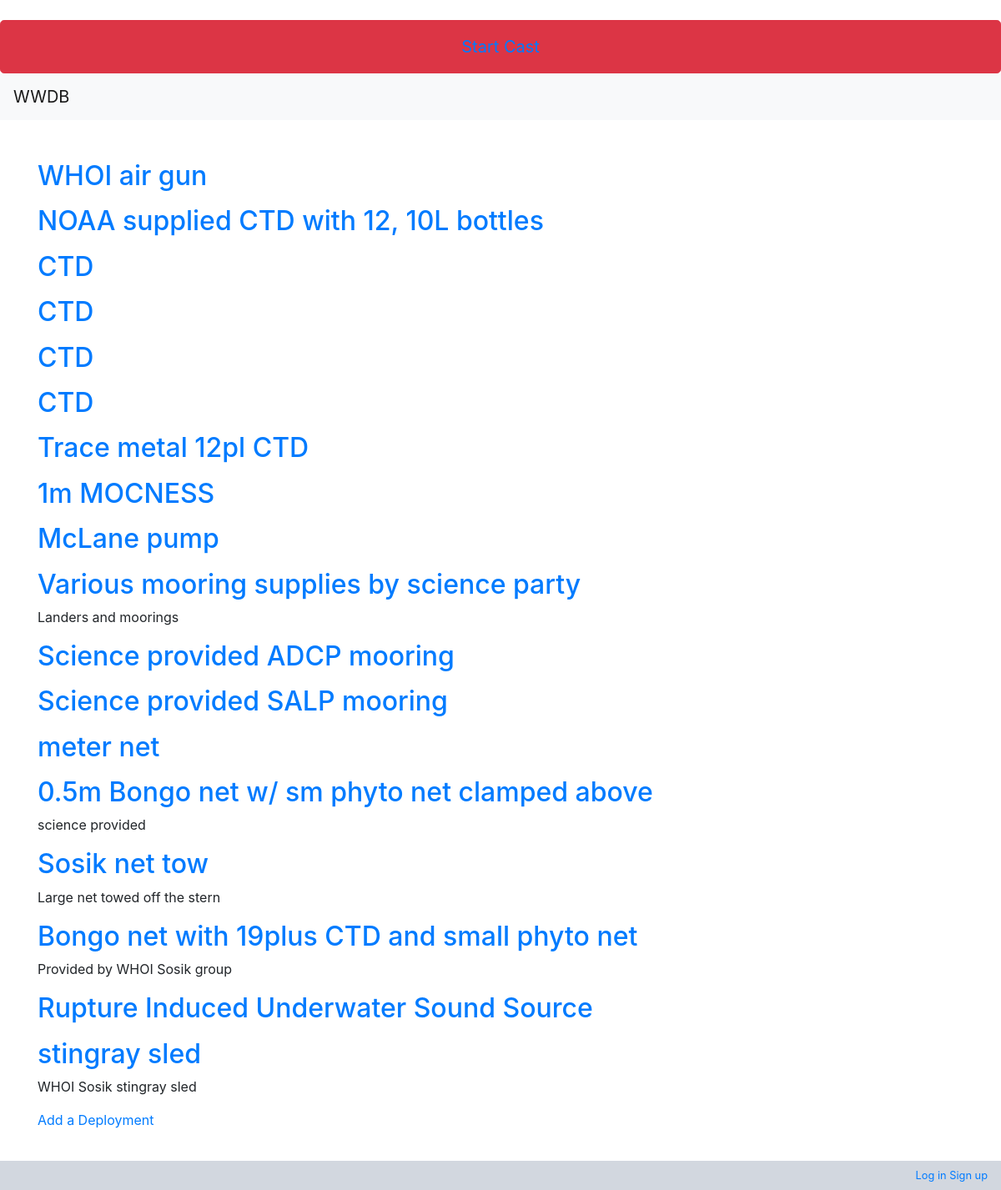
Screenshot of /wwdb/configuration/deploymentlist/ with the database file from the repository.
### wwdb/models.py (models this page shows, shortened)
class DeploymentType(models.Model):
    id = models.AutoField(db_column='Id', primary_key=True, blank=True, null=False)
    status = models.BooleanField(db_column='Status', blank=True, null=True, verbose_name='Status')
    name = models.TextField(db_column='Name', blank=True, null=True, verbose_name='Name')
    equipment = models.TextField(db_column='Equipment', blank=True, null=True, verbose_name='Equipment')
    notes = models.TextField(db_column='Notes', blank=True, null=True, verbose_name='Notes')
    class Meta:
        managed = True
        db_table = 'DeploymentType'
        verbose_name_plural = "DeploymentType"
        ordering = ['name']

### wwdb/views.py (the view)
# urls.py: path('configuration/deploymentlist/', DeploymentList.as_view(), name='deploymentlist'),
class DeploymentList(ListView):
    model = DeploymentType
    template_name="wwdb/configuration/deploymentlist.html"

### context_processors.py (called while the page is built)
def cast_context(request):
    return {'last': Cast.objects.last()}

### wwdb/templates/wwdb/configuration/deploymentlist.html (shortened to what this page needs)
{% extends "wwdb/base.html" %}
{% block content %}
{% for deployment in deploymenttype_list %}
<div class="deployemnttype-entry">
    <h2><a href="{% url 'deploymentdetail' deployment.pk %}">{{deployment.equipment}}</a></h2>
    <p>{{deployment.notes}}</p>
</div>
{% endfor %}
<a href="{% url 'deploymentadd' %}"> Add a Deployment</a>
{% endblock content %}

### rows the page displays
DeploymentType: equipment "WHOI air gun"
DeploymentType: equipment "NOAA supplied CTD with 12, 10L bottles"
DeploymentType: equipment "CTD"
DeploymentType: equipment "CTD"
DeploymentType: equipment "CTD"
DeploymentType: equipment "CTD"
DeploymentType: equipment "Trace metal 12pl CTD"
DeploymentType: equipment "1m MOCNESS"
DeploymentType: equipment "McLane pump"
DeploymentType: equipment "Various mooring supplies by science party", notes "Landers and moorings"
DeploymentType: equipment "Science provided ADCP mooring"
DeploymentType: equipment "Science provided SALP mooring"
DeploymentType: equipment "meter net"
DeploymentType: equipment "0.5m Bongo net w/ sm phyto net clamped above", notes "science provided"
DeploymentType: equipment "Sosik net tow", notes "Large net towed off the stern"
DeploymentType: equipment "Bongo net with 19plus CTD and small phyto net", notes "Provided by WHOI Sosik group"
DeploymentType: equipment "Rupture Induced Underwater Sound Source"
DeploymentType: equipment "stingray sled", notes "WHOI Sosik stingray sled"
